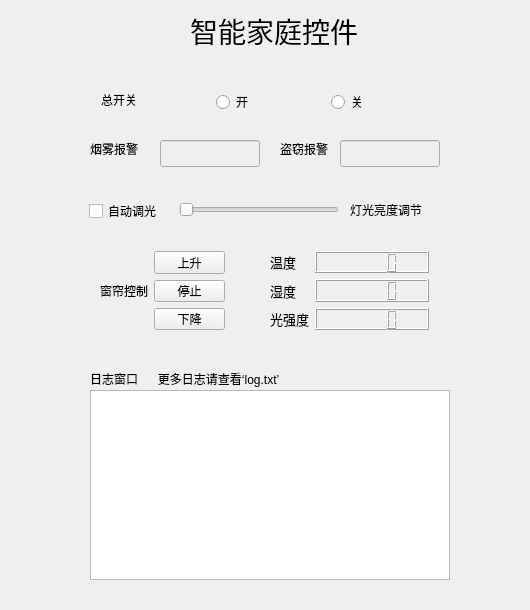
<?xml version="1.0" encoding="UTF-8"?>
<ui version="4.0">
 <class>MainWindow</class>
 <widget class="QMainWindow" name="MainWindow">
  <property name="enabled">
   <bool>true</bool>
  </property>
  <property name="geometry">
   <rect>
    <x>0</x>
    <y>0</y>
    <width>530</width>
    <height>610</height>
   </rect>
  </property>
  <property name="windowTitle">
   <string>MainWindow</string>
  </property>
  <widget class="QWidget" name="centralWidget">
   <widget class="QLabel" name="label">
    <property name="geometry">
     <rect>
      <x>190</x>
      <y>10</y>
      <width>201</width>
      <height>41</height>
     </rect>
    </property>
    <property name="font">
     <font>
      <pointsize>21</pointsize>
     </font>
    </property>
    <property name="text">
     <string>智能家庭控件</string>
    </property>
   </widget>
   <widget class="QWidget" name="layoutWidget">
    <property name="geometry">
     <rect>
      <x>89</x>
      <y>240</y>
      <width>147</width>
      <height>101</height>
     </rect>
    </property>
    <layout class="QHBoxLayout" name="horizontalLayout">
     <item>
      <widget class="QLabel" name="label_2">
       <property name="text">
        <string>窗帘控制</string>
       </property>
      </widget>
     </item>
     <item>
      <layout class="QVBoxLayout" name="verticalLayout">
       <item>
        <widget class="QPushButton" name="pushButton_motor_back">
         <property name="text">
          <string>上升</string>
         </property>
        </widget>
       </item>
       <item>
        <widget class="QPushButton" name="pushButton_motor_stop">
         <property name="text">
          <string>停止</string>
         </property>
        </widget>
       </item>
       <item>
        <widget class="QPushButton" name="pushButton_motor_front">
         <property name="text">
          <string>下降</string>
         </property>
        </widget>
       </item>
      </layout>
     </item>
    </layout>
   </widget>
   <widget class="QWidget" name="layoutWidget">
    <property name="geometry">
     <rect>
      <x>259</x>
      <y>240</y>
      <width>181</width>
      <height>101</height>
     </rect>
    </property>
    <layout class="QFormLayout" name="formLayout">
     <property name="formAlignment">
      <set>Qt::AlignLeading|Qt::AlignLeft|Qt::AlignVCenter</set>
     </property>
     <item row="0" column="0">
      <widget class="QLabel" name="label_3">
       <property name="sizePolicy">
        <sizepolicy hsizetype="Preferred" vsizetype="Preferred">
         <horstretch>0</horstretch>
         <verstretch>0</verstretch>
        </sizepolicy>
       </property>
       <property name="font">
        <font>
         <pointsize>10</pointsize>
        </font>
       </property>
       <property name="text">
        <string>温度</string>
       </property>
      </widget>
     </item>
     <item row="0" column="1">
      <widget class="QLCDNumber" name="tempNumber">
       <property name="sizePolicy">
        <sizepolicy hsizetype="Preferred" vsizetype="Preferred">
         <horstretch>0</horstretch>
         <verstretch>0</verstretch>
        </sizepolicy>
       </property>
       <property name="font">
        <font>
         <pointsize>12</pointsize>
         <weight>50</weight>
         <bold>false</bold>
        </font>
       </property>
      </widget>
     </item>
     <item row="1" column="0">
      <widget class="QLabel" name="label_4">
       <property name="sizePolicy">
        <sizepolicy hsizetype="Preferred" vsizetype="Preferred">
         <horstretch>0</horstretch>
         <verstretch>0</verstretch>
        </sizepolicy>
       </property>
       <property name="font">
        <font>
         <pointsize>10</pointsize>
        </font>
       </property>
       <property name="text">
        <string>湿度</string>
       </property>
      </widget>
     </item>
     <item row="1" column="1">
      <widget class="QLCDNumber" name="humiNumber">
       <property name="sizePolicy">
        <sizepolicy hsizetype="Preferred" vsizetype="Preferred">
         <horstretch>0</horstretch>
         <verstretch>0</verstretch>
        </sizepolicy>
       </property>
       <property name="font">
        <font>
         <pointsize>12</pointsize>
         <weight>50</weight>
         <bold>false</bold>
        </font>
       </property>
      </widget>
     </item>
     <item row="2" column="0">
      <widget class="QLabel" name="label_5">
       <property name="sizePolicy">
        <sizepolicy hsizetype="Preferred" vsizetype="Preferred">
         <horstretch>0</horstretch>
         <verstretch>0</verstretch>
        </sizepolicy>
       </property>
       <property name="font">
        <font>
         <pointsize>10</pointsize>
        </font>
       </property>
       <property name="text">
        <string>光强度</string>
       </property>
      </widget>
     </item>
     <item row="2" column="1">
      <widget class="QLCDNumber" name="lightNumber">
       <property name="sizePolicy">
        <sizepolicy hsizetype="Preferred" vsizetype="Preferred">
         <horstretch>0</horstretch>
         <verstretch>0</verstretch>
        </sizepolicy>
       </property>
       <property name="font">
        <font>
         <pointsize>12</pointsize>
         <weight>50</weight>
         <bold>false</bold>
        </font>
       </property>
      </widget>
     </item>
    </layout>
   </widget>
   <widget class="QCheckBox" name="checkBox_light">
    <property name="geometry">
     <rect>
      <x>89</x>
      <y>200</y>
      <width>93</width>
      <height>22</height>
     </rect>
    </property>
    <property name="text">
     <string>自动调光</string>
    </property>
   </widget>
   <widget class="QSlider" name="horizontalSlider">
    <property name="geometry">
     <rect>
      <x>179</x>
      <y>200</y>
      <width>160</width>
      <height>19</height>
     </rect>
    </property>
    <property name="font">
     <font>
      <pointsize>10</pointsize>
     </font>
    </property>
    <property name="maximum">
     <number>9</number>
    </property>
    <property name="pageStep">
     <number>1</number>
    </property>
    <property name="orientation">
     <enum>Qt::Horizontal</enum>
    </property>
   </widget>
   <widget class="QLabel" name="label_6">
    <property name="geometry">
     <rect>
      <x>350</x>
      <y>200</y>
      <width>91</width>
      <height>20</height>
     </rect>
    </property>
    <property name="text">
     <string>灯光亮度调节</string>
    </property>
   </widget>
   <widget class="QLabel" name="label_7">
    <property name="geometry">
     <rect>
      <x>90</x>
      <y>140</y>
      <width>62</width>
      <height>17</height>
     </rect>
    </property>
    <property name="text">
     <string>烟雾报警</string>
    </property>
   </widget>
   <widget class="QLabel" name="label_8">
    <property name="geometry">
     <rect>
      <x>280</x>
      <y>140</y>
      <width>60</width>
      <height>17</height>
     </rect>
    </property>
    <property name="text">
     <string>盗窃报警</string>
    </property>
   </widget>
   <widget class="QLineEdit" name="lineEditSmoke">
    <property name="enabled">
     <bool>false</bool>
    </property>
    <property name="geometry">
     <rect>
      <x>160</x>
      <y>140</y>
      <width>100</width>
      <height>27</height>
     </rect>
    </property>
   </widget>
   <widget class="QLineEdit" name="lineEditSteal">
    <property name="enabled">
     <bool>false</bool>
    </property>
    <property name="geometry">
     <rect>
      <x>340</x>
      <y>140</y>
      <width>100</width>
      <height>27</height>
     </rect>
    </property>
   </widget>
   <widget class="QLabel" name="label_9">
    <property name="geometry">
     <rect>
      <x>101</x>
      <y>91</y>
      <width>39</width>
      <height>17</height>
     </rect>
    </property>
    <property name="text">
     <string>总开关</string>
    </property>
   </widget>
   <widget class="QRadioButton" name="radioButton_up">
    <property name="geometry">
     <rect>
      <x>216</x>
      <y>91</y>
      <width>41</width>
      <height>22</height>
     </rect>
    </property>
    <property name="text">
     <string>开</string>
    </property>
   </widget>
   <widget class="QRadioButton" name="radioButton_down">
    <property name="geometry">
     <rect>
      <x>331</x>
      <y>91</y>
      <width>41</width>
      <height>22</height>
     </rect>
    </property>
    <property name="text">
     <string>关</string>
    </property>
   </widget>
   <widget class="QTextBrowser" name="textBrowser_log">
    <property name="geometry">
     <rect>
      <x>90</x>
      <y>390</y>
      <width>360</width>
      <height>190</height>
     </rect>
    </property>
   </widget>
   <widget class="QLabel" name="label_10">
    <property name="geometry">
     <rect>
      <x>90</x>
      <y>370</y>
      <width>500</width>
      <height>17</height>
     </rect>
    </property>
    <property name="text">
     <string>日志窗口      更多日志请查看‘log.txt’</string>
    </property>
   </widget>
  </widget>
 </widget>
 <layoutdefault spacing="6" margin="11"/>
 <resources/>
 <connections/>
</ui>
